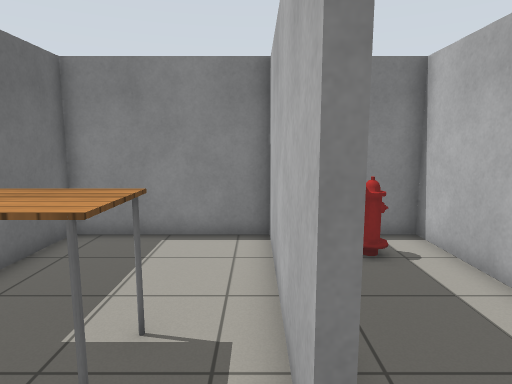
view 1 (above)

23 first-person views from a walk through a robot-simulator world made for Gazebo. The camera is 1.3 m above the floor, tilts 8° down and sees 75° across. Floor lines are 1 m apart. The floor is counted in squares, 0.5 m on a side. Each view is taken from the middle of a square. On the plan, view 1 faces up. The plan holds only what a view shows up to about 20 squares ahead; the rest is blank. The place goes on beyond the plan. Simple patterns stand in for the simulator's built-in surfaces. Some stock models are drawn as simple stand-ins.

view 2
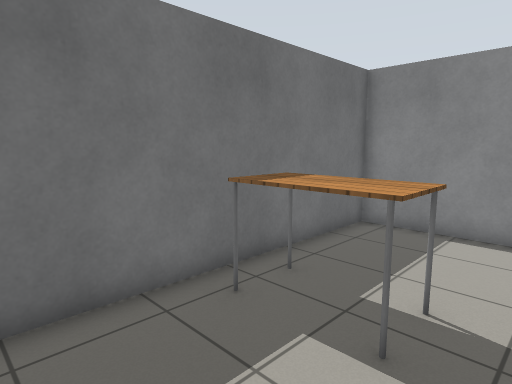

view 3
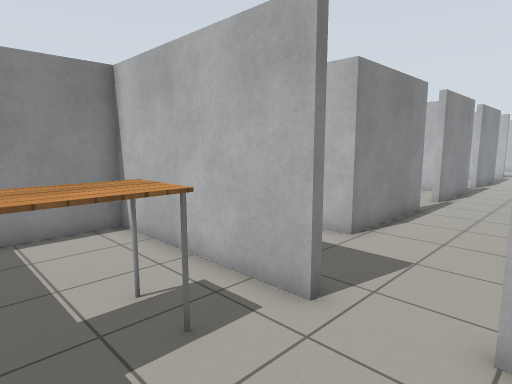

view 4
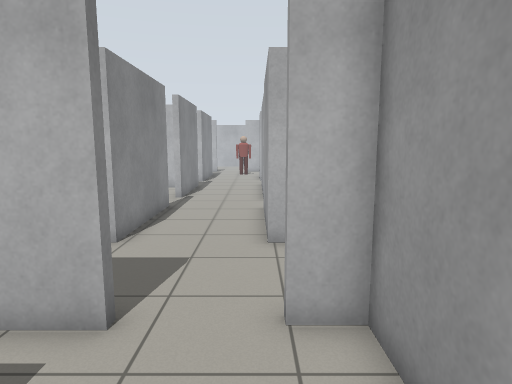

view 5
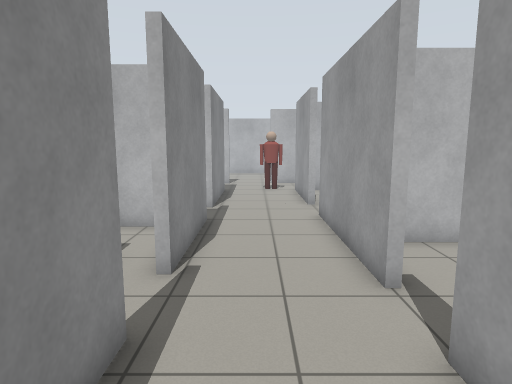

view 6
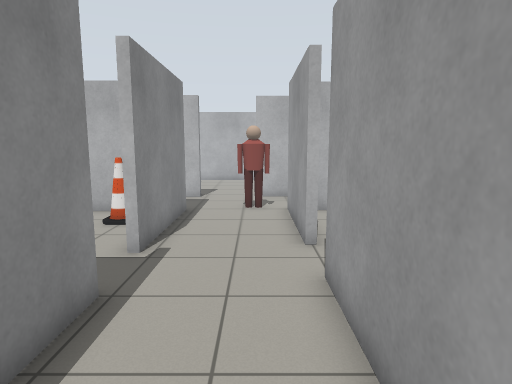

view 7
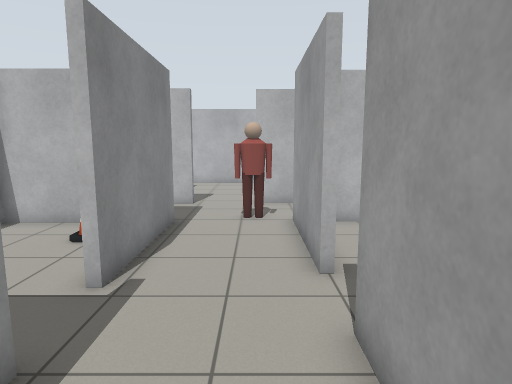

view 8
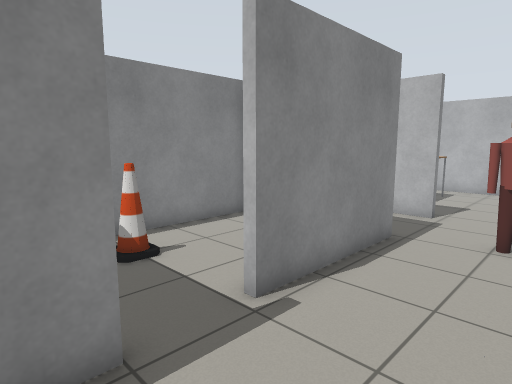

view 9
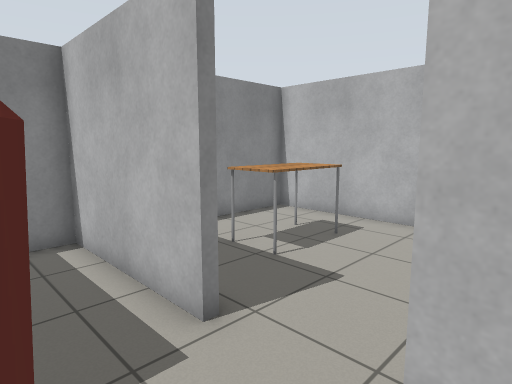

view 10
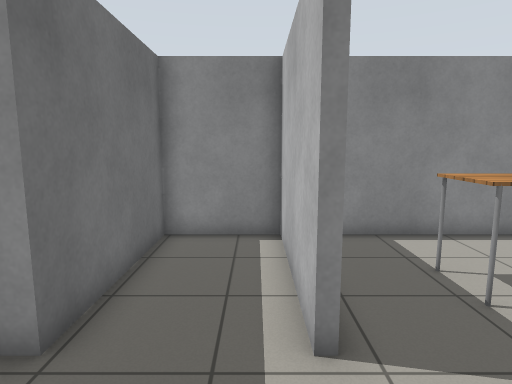

view 11
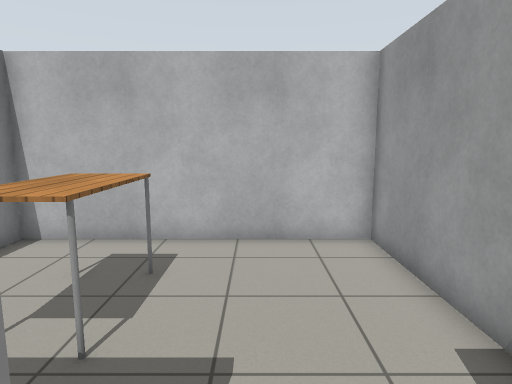

view 12
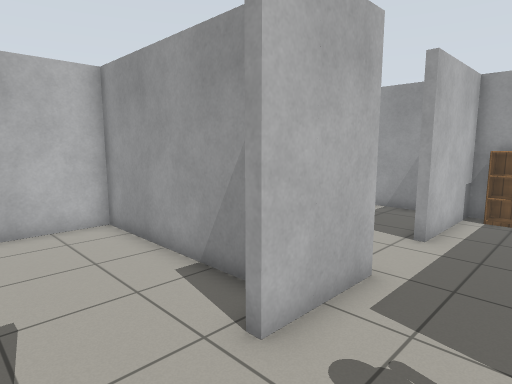

view 13
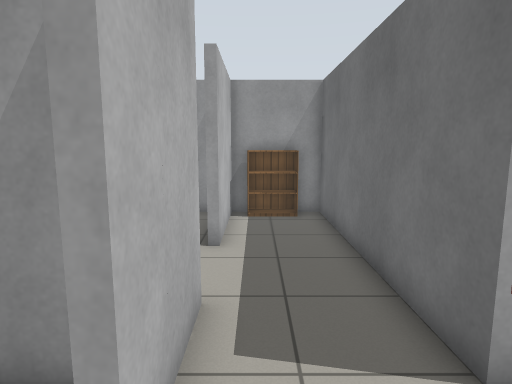

view 14
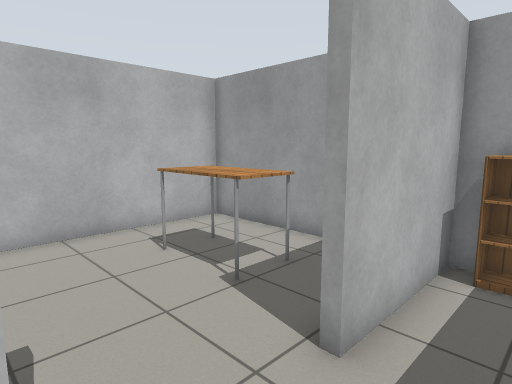

view 15
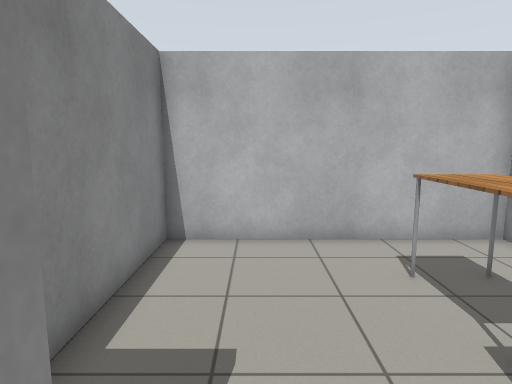

view 16
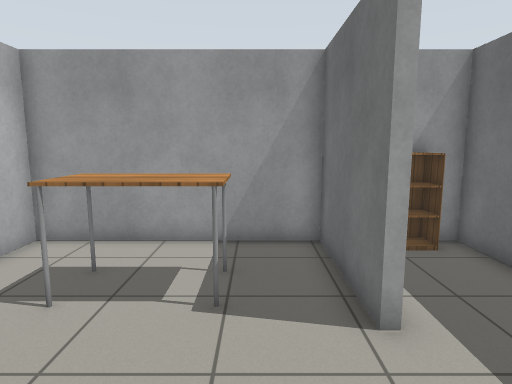

view 17
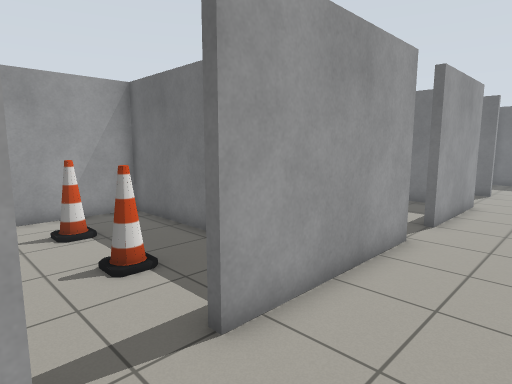

view 18
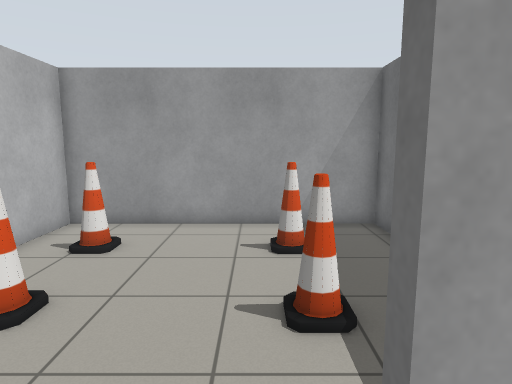

view 19
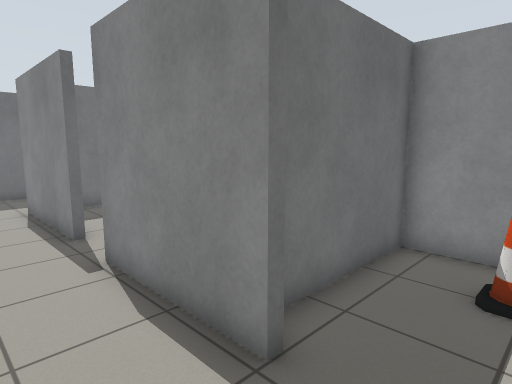

view 20
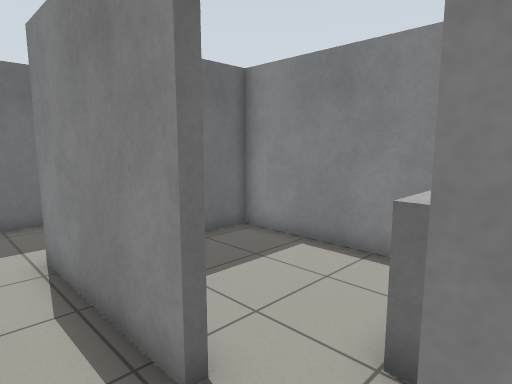

view 21
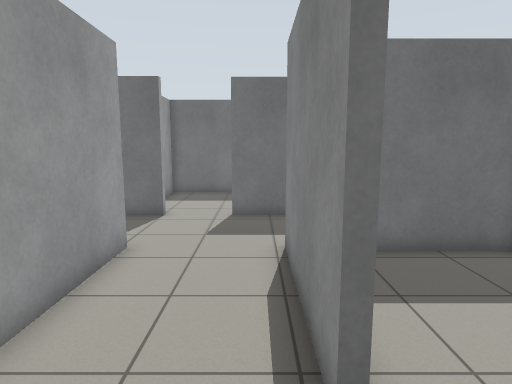

view 22
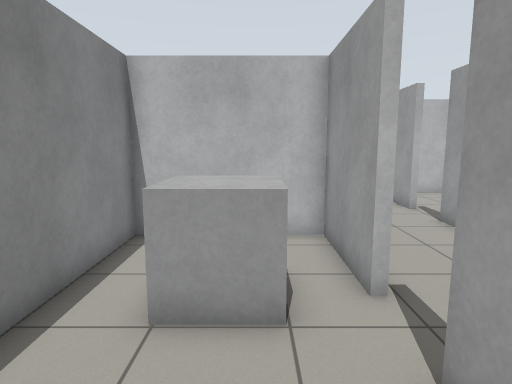

view 23
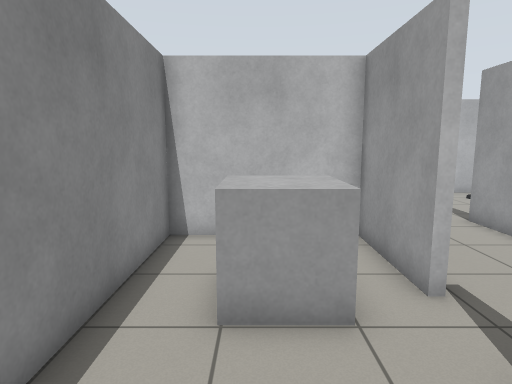

### Floor plan
Ten units are one square. View 1 is at (0, 0); x grows to the right and y downward. Boxes are objects, and circles mark ways between rooms. Rooms are numbered by the first view taken in them; rooms with no view inside come last. Other rooms are left out.
<svg viewBox="-59 -100 434 204">
<path fill="none" stroke="#000" d="M4 -20 4 -95 -54 -95 -54 16 -37 16M-21 16 4 16 4 4M175 -41 175 -37 125 -37 125 -40M102 -40 102 -37 47 -37 47 -95 31 -95M118 8 118 4 183 4M204 4 255 4M47 4 98 4M291 -37 287 -37 287 -95 253 -95 253 -37 198 -37M289 6 289 -11M7 -46 7 -20M289 23 289 6M255 4 255 99 289 99 289 54M292 54 292 99 370 99 370 5 316 5M125 -40 165 -40 165 -95 50 -95 50 -56M92 -40 102 -40M183 4 183 8M150 50 150 99 252 99 252 70M252 49 252 14M299 4 370 4 370 -95 305 -95M250 -61 250 -95 168 -95 168 -49"/>
<rect x="-45" y="-45" width="30" height="20" fill="#bbb"><title>table</title></rect>
<rect x="25" y="-85" width="10" height="10" fill="#bbb"><title>fire hydrant</title></rect>
<rect x="255" y="-25" width="10" height="20" fill="#bbb"><title>person</title></rect>
<rect x="265" y="85" width="20" height="10" fill="#bbb"><title>bookshelf</title></rect>
<rect x="315" y="55" width="30" height="20" fill="#bbb"><title>table</title></rect>
<rect x="115" y="-75" width="20" height="20" fill="#bbb"><title>grey box</title></rect>
<rect x="175" y="65" width="10" height="10" fill="#bbb"><title>cone</title></rect>
<rect x="175" y="35" width="10" height="10" fill="#bbb"><title>cone</title></rect>
<rect x="225" y="65" width="10" height="10" fill="#bbb"><title>cone</title></rect>
<rect x="225" y="35" width="10" height="10" fill="#bbb"><title>cone</title></rect>
<rect x="315" y="-65" width="30" height="20" fill="#bbb"><title>table</title></rect>
<rect x="185" y="-75" width="10" height="10" fill="#bbb"><title>cone</title></rect>
<rect x="225" y="-65" width="10" height="10" fill="#bbb"><title>cone</title></rect>
<circle cx="10" cy="-10" r="3" fill="#2a7"/>
<circle cx="270" cy="15" r="3" fill="#2a7"/>
<circle cx="115" cy="-40" r="3" fill="#2a7"/>
<circle cx="195" cy="10" r="3" fill="#2a7"/>
<circle cx="290" cy="-25" r="3" fill="#2a7"/>
<circle cx="185" cy="-40" r="3" fill="#2a7"/>
<circle cx="290" cy="40" r="3" fill="#2a7"/>
<text x="-30" y="-40">1</text>
<text x="150" y="-30">2</text>
<text x="270" y="50">3</text>
<text x="330" y="50">4</text>
<text x="110" y="-70">5</text>
<text x="200" y="50">6</text>
<text x="330" y="-50">7</text>
<text x="210" y="-70">8</text>
</svg>
Room 1 opens to room 2. Room 2 opens to room 3. Room 2 opens to room 5. Room 2 opens to room 6. Room 2 opens to room 7. Room 2 opens to room 8. Room 3 opens to room 4.

Where each view was taken, in squares from view 1:
view 1: 0 up, 0 right, facing up
view 2: 1 down, 0 right, facing up-left
view 3: 1 down, 4 left, facing up-right
view 4: 0 up, 4 left, facing right
view 5: 2 up, 6 right, facing right
view 6: 1 up, 12 right, facing right
view 7: 1 up, 14 right, facing right
view 8: 0 up, 16 right, facing up-right
view 9: 0 up, 26 right, facing up-right
view 10: 0 up, 28 right, facing up
view 11: 3 up, 28 right, facing right
view 12: 4 up, 26 right, facing down-right
view 13: 3 up, 28 right, facing down
view 14: 2 down, 27 right, facing down-right
view 15: 3 down, 28 right, facing right
view 16: 1 down, 31 right, facing down
view 17: 3 up, 21 right, facing down-left
view 18: 1 up, 19 right, facing down
view 19: 1 up, 20 right, facing up-left
view 20: 2 up, 13 right, facing up-left
view 21: 3 up, 13 right, facing left
view 22: 6 up, 7 right, facing right
view 23: 7 up, 7 right, facing right
